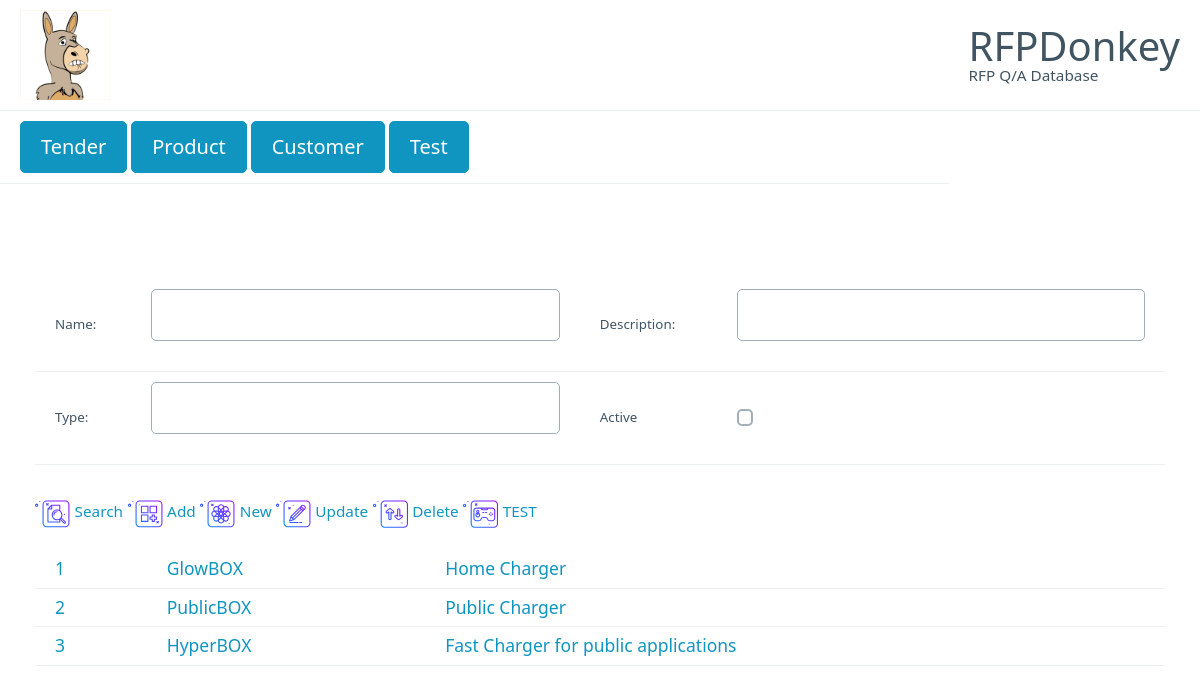
/product_update/, run on an earlier commit of the app's database.
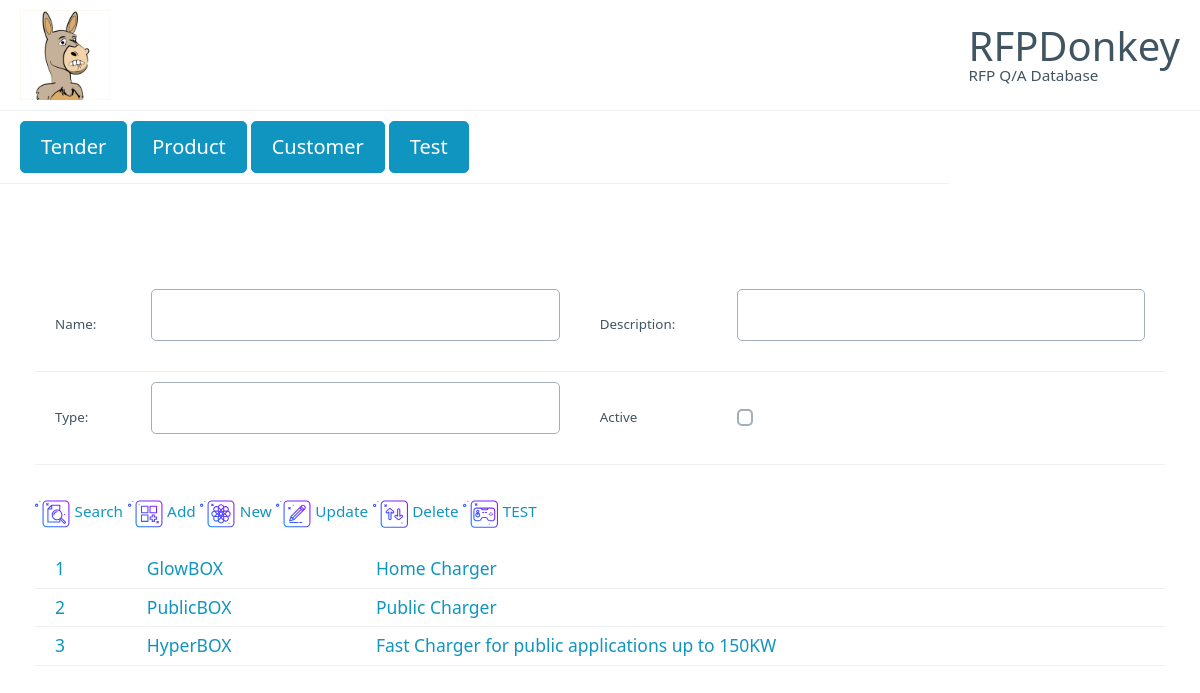
And on a later commit of the database.
### rfp_kb/models.py (models this page shows, shortened)
class product(models.Model):
    product_name = models.CharField(max_length=200)
    product_description = models.CharField(max_length=2000)
    product_type = models.CharField(null=True, max_length=100)
    product_status = models.BooleanField(null=True) #describes if the product is still active ot has been phased out

### rfp_kb/views.py (the view)
# urls.py: path('product_update/',views.product_update,name='product_update'),
@csrf_protect
def product_update(request):
    template = loader.get_template("product.html")
    name = request.POST.get('prod_name')
    description = request.POST.get('prod_description')
    prod_type = request.POST.get('product_type')
    if request.POST.get('prodcut_status') == "on":
        prod_status = True
    else:
        prod_status = False
    prod = product.objects.filter(id=request.POST.get("id")).values()
    prod.update(
        product_name = name,
        product_description = description,
        product_type = prod_type,
        product_status = prod_status
        )
    elems = product.objects.all().values()[:10]
    context = {
        "products":elems,
    }
    return HttpResponse(template.render(context,request))

### rfp_kb/templates/product.html (shortened to what this page needs)
{% extends "base.html" %}
{% load static %}
{% block container %}
<form name = "frm" action="">
 <small>
<table>
  <tr>
    <td>Name:</td>
    <td><input type="text" name="prod_name"></td>
    <td>Description:</td>
    <td><input type="text" name="prod_description"></td>
  </tr>
  <tr>
    <td>Type:</td>
    <td><input type="text" name="product_type"></td>
    <td>Active</td>
    <td><input type="checkbox" name="product_status" id="product_status"></td>
  </tr>
</table>
<div role="menubar">
  <a role ="menuitem" href="javascript:ProdSearch()" >
   <small>Search</small>
  </a>
  <a role ="menuitem" href="javascript:ProductAdd()">
    <small>Add</small>
  </a>
  <a role ="menuitem" href="javascript:ProdNew()">
    <small>  New </small>
  </a>
  <a role ="menuitem" href="javascript:ProductUpdate()">
  <small>Update</small>
  </a>
  <a role ="menuitem" href="javascript:ProdDelete()">
    <small>Delete</small>
  </a>
  <a role ="menuitem" href="javascript:Test()">
    <small>TEST</small>
  </a>
</div>
</small>
<table role="tablist">
  {% for p in products%}
  <tr>
    <td role="cell"><a href="javascript:ProductSelection('{{p.id}}','{{p.product_name}}','{{p.product_description}}','{{p.product_status}}','{{p.product_type}}')">{{p.id}}</a></td>
    <td role="cell"><a href="javascript:ProductSelection('{{p.id}}','{{p.product_name}}','{{p.product_description}}','{{p.product_status}}','{{p.product_type}}')">{{p.product_name}}</a></td>
    <td role="cell"><a href="javascript:ProductSelection('{{p.id}}','{{p.product_name}}','{{p.product_description}}','{{p.product_status}}','{{p.product_type}}')">{{p.product_description}}</a></td>
  </tr>
  {% endfor %}
</table>
</form>
{% endblock %}

What changed in the data, as far as the page shows it:
changed product "HyperBOX": product_description "Fast Charger for public applications" → "Fast Charger for public applications up to 150KW"
